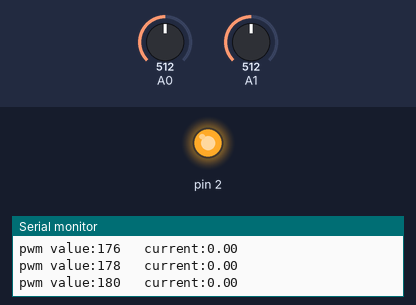
Recording of a sketch running on a simulated Arduino Uno, built with avr-gcc and run on an emulated ATmega328P. Shown: output pins drawn as LEDs (lit = HIGH), the last lines printed to the serial monitor. The inputs (shaded band) are chosen by the test bench; at power-on: A0 = 512, A1 = 512.

Above: at 3.3 s.
3.4 s: A0 set to 839
6.4 s: A0 set to 858
At 13.2 s:
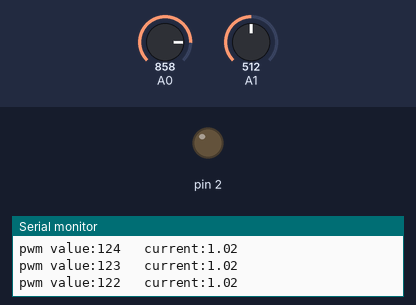
Timing chart, 0 to 13.9 s (numbered marks = the images above; inputs shaded):
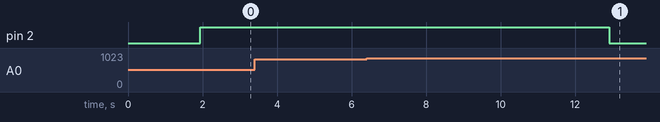

The sketch:

battery_discharge_manager.ino
```cpp
//#define DEBUG_MODE      // used to measure the voltage drop accross the resistor for different pwm values
int pwm_val = 50;
int analog0 = 0;
int analog1 = 0;
byte increment = 1;
double resistance = 1.65;
//double resistance = 0.517;
double current = 0.00;
double voltage = 0.00;
double range = 1024.00;
double target_current = 1.0;

void setup() {
  // put your setup code here, to run once:
  pinMode(A0, INPUT);
  pinMode(A1, INPUT);
  pinMode(2, OUTPUT);
  analogWrite(2, pwm_val);
  Serial.begin(115200);
}
#ifdef DEBUG_MODE
void loop() {
  // put your main code here, to run repeatedly:
  if (Serial.available() != 0) {
    char input = Serial.read();
    if (input == 'w') {
      if (pwm_val < 255 - increment)
        pwm_val = pwm_val + increment;
      analogWrite(2, pwm_val);
    }
    else if (input == 's') {
      if (pwm_val > 0 + increment)
        pwm_val = pwm_val - increment;
      analogWrite(2, pwm_val);

    }
  }

  analog0 = analogRead(A0);
  analog1 = analogRead(A1);

  voltage = ((analog0 - analog1) * 5.0) / range;
  current = voltage / resistance;

  Serial.print("pwm value:");
  Serial.print(pwm_val);
  Serial.print("\t analog difference:");
  Serial.print(analog0 - analog1);
  Serial.print("\t voltage drop:");
  Serial.print(voltage);
  Serial.print("\t current:");
  Serial.print(current);

  Serial.println();
  delay(100);
}

#else
void loop() {

  analog0 = analogRead(A0);
  analog1 = analogRead(A1);

  voltage = ((analog0 - analog1) * 5.0) / range;
  current = voltage / resistance;

  if (current < target_current) {
    pwm_val++;
    analogWrite(2, pwm_val);
    if (pwm_val > 254)
      pwm_val = 255;
    else
      pwm_val++;
    analogWrite(2, pwm_val);
  }

  else if (current > target_current) {

    if (pwm_val < 1)
      pwm_val = 0;
    else
      pwm_val--;
    analogWrite(2, pwm_val);
  }

  Serial.print("pwm value:");
  Serial.print(pwm_val);
  Serial.print("\t current:");
  Serial.print(current);

  Serial.println();
  delay(50);
}
#endif
```

Measured:
- the behaviour switches between 849 and 850 on A0 (found by bisection; images 0 and 1)
- after the input at 6.4 s, pin 2: HIGH → LOW after 6.5 s
